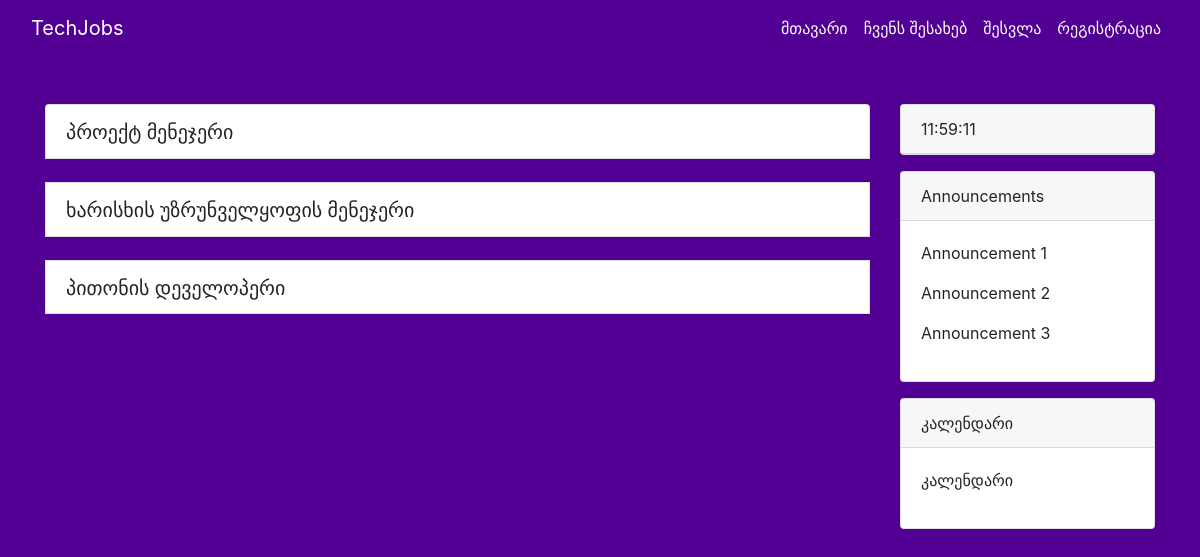
Page /home on the earlier database version.
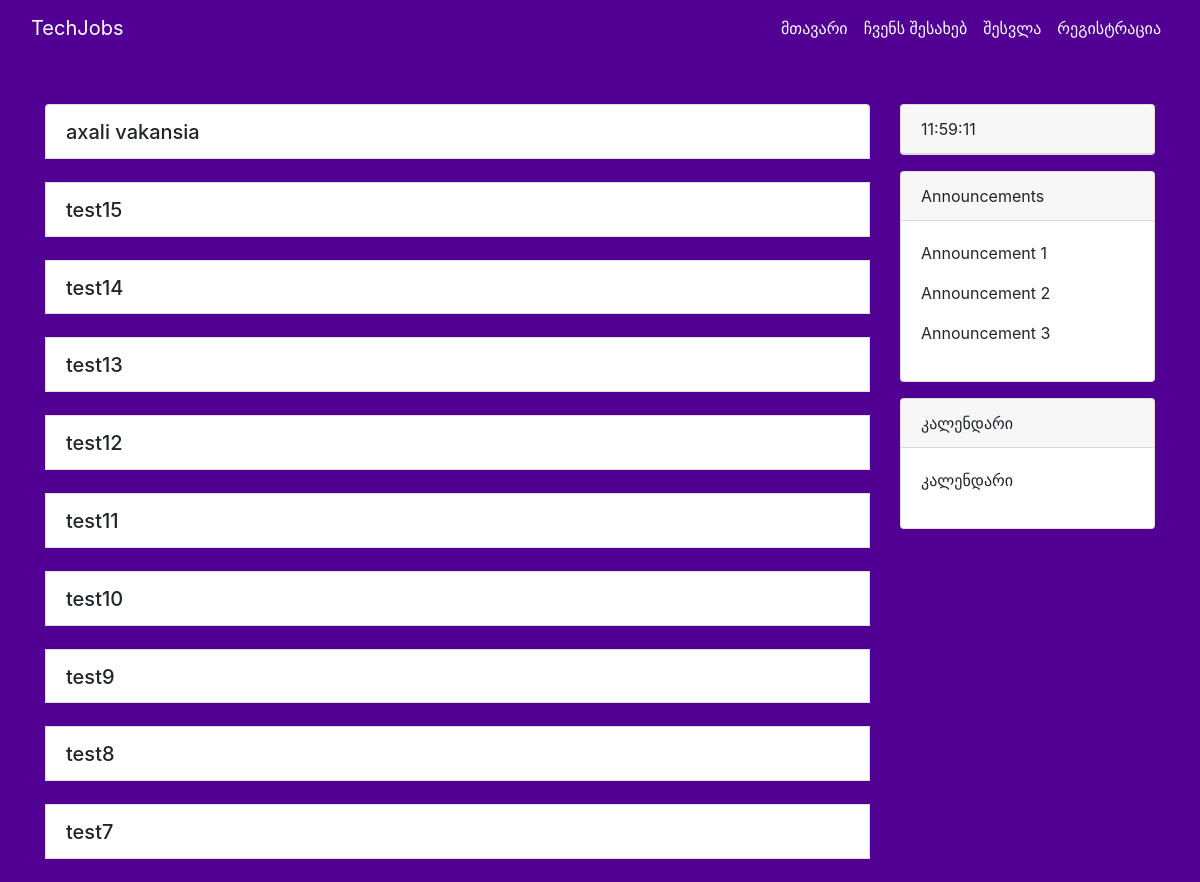
Same page on the later database version.
### app/models.py (models this page shows, shortened)
class Job(db.Model):
    id = db.Column(db.Integer, primary_key=True)
    title = db.Column(db.String(20), unique=True, nullable=False)
    date_posted = db.Column(db.DateTime, nullable=False, default=datetime.utcnow)
    description = db.Column(db.Text, nullable=False)
    user_id = db.Column(db.Integer, db.ForeignKey('user.id'), nullable=False)

### app/routes.py (the view)
@app.route('/')
@app.route('/home')
def home():
    page = request.args.get('page', 1, type=int)
    jobs = Job.query.order_by(Job.date_posted.desc()).paginate(page=page, per_page=10)
    return render_template('home.html', jobs=jobs)

### app/templates/home.html (shortened to what this page needs)
{% extends "base.html" %}
{% block content %}
<br>
<br>
<div class="row">
    <div class="col-md-9 offset-md-0">
        <ul class="list-group">
            {% for job in jobs %}
            <li class="list-group-item">
                <div class="d-flex justify-content-between align-items-center">
                    <div>
                        <h4 class="mb-0">
                            <a class="job-title" href="#" data-toggle="collapse" data-target="#job-{{ loop.index }}">
                                {{ job.title }}
                            </a>
                        </h4>
                    </div>
                </div>
            </li>
            <br>
            {% endfor %}
        </ul>
    </div>
    <div class="col-md-3">
        <div class="card mb-3">
            <div class="card-header">
                <div id="live-clock"></div>
            </div>
        </div>
        <div class="card mb-3">
            <div class="card-header">
                Announcements
            </div>
            <div class="card-body">
                <p>Announcement 1</p>
                <p>Announcement 2</p>
                <p>Announcement 3</p>
            </div>
        </div>
        <div class="card">
            <div class="card-header">
                კალენდარი
            </div>
            <div class="card-body">
                <p>კალენდარი</p>
            </div>
        </div>
    </div>
</div>
{% endblock %}

Differences in the rows shown:
no longer on this page (row unchanged): Job: title "პროექტ მენეჯერი"
no longer on this page (row unchanged): Job: title "ხარისხის უზრუნველყოფის მენეჯერი"
no longer on this page (row unchanged): Job: title "პითონის დეველოპერი"
added Job: title "axali vakansia"
added Job: title "test15"
added Job: title "test14"
added Job: title "test13"
added Job: title "test12"
added Job: title "test11"
added Job: title "test10"
added Job: title "test9"
added Job: title "test8"
added Job: title "test7"
